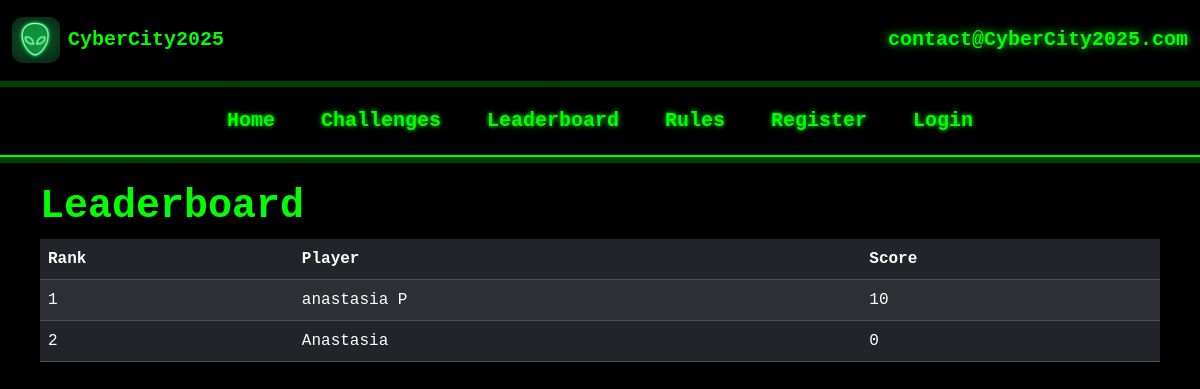
The page /leaderboard on the database as committed earlier.
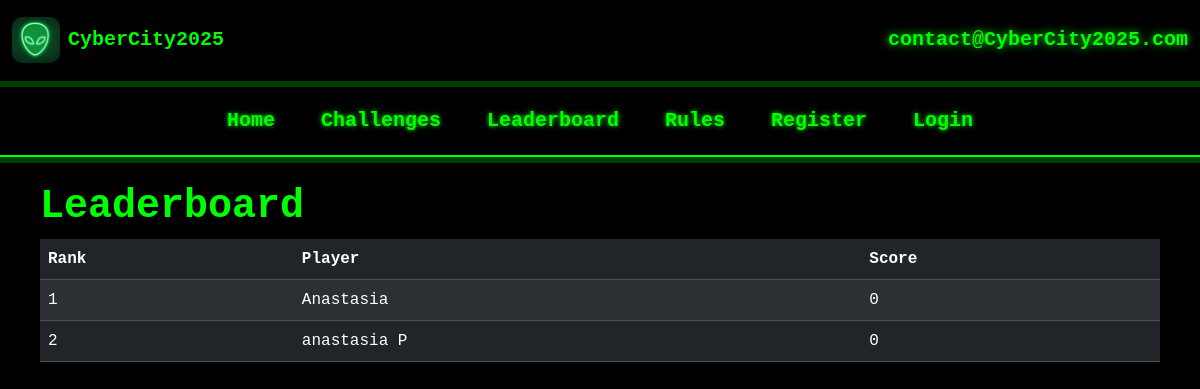
The same page on the database as committed later.
### models.py (models this page shows, shortened)
class User(UserMixin, db.Model):
    id = db.Column(db.Integer, primary_key=True)
    email_address = db.Column(db.String(255), unique=True)
    name = db.Column(db.String(255))
    password_hash = db.Column(db.String(255))
    user_level = db.Column(db.Integer)
    score = db.Column(db.Integer, default=0)
    active = db.Column(db.Boolean)

### app.py (the view)
@app.route('/leaderboard')
def leaderboard():
    users = User.query.order_by(User.score.desc()).limit(10).all()
    return render_template("leaderboard.html", title="Leaderboard", users=users, user=current_user)

### templates/leaderboard.html
{% extends "base.html" %}
{% block rowOneContent %}
<h1 style="color: #00FF00; font-family: monospace; font-weight: bold;">Leaderboard</h1>
<table class="table table-dark table-striped" style="color: #00FF00; font-family: monospace;">
  <thead>
    <tr>
      <th>Rank</th>
      <th>Player</th>
      <th>Score</th>
    </tr>
  </thead>
  <tbody>
    {% for user in users %}
    <tr>
      <td>{{ loop.index }}</td>
      <td>{{ user.name }}</td>
      <td>{{ user.score }}</td>
    </tr>
    {% endfor %}
  </tbody>
</table>
{% endblock %}

### templates/base.html (shortened to what this page needs)
<!DOCTYPE html>
<html lang="en">
<head>
  <link rel="stylesheet" href="/static/css/bootstrap.css" />
  <link rel="stylesheet" href="/static/site.css" />
</head>
<body>
  <section class="section-above-navbar"
    style="background-color: #000; padding: 10px 0; height: 80px; margin-bottom: 1px;">
    <div class="container-fluid h-100">
      <div class="row align-items-center justify-content-between h-100">
        <div class="col-md-auto d-flex align-items-center">
          <img src="/static/images/logo1.png" alt="Logo" class="img-fluid" style="max-width: 4vw; height: auto; filter: brightness(1) invert(0);" />
          <p class="fs-5 mb-0 ms-2" style="color: #00FF00; font-family: monospace; font-weight: bold;">CyberCity2025</p>
        </div>
        <div class="col-md-auto">
         <p class="fs-5 mb-0 text-end" style="color: #00FF00; font-family: 'Courier New', Courier, monospace; font-weight: 600; text-shadow: 0 0 8px #00FF00;">
  contact@CyberCity2025.com
</p>
        </div>
      </div>
    </div>
  </section>
  <hr class="horizontal-line" />
  <nav class="navbar navbar-expand-lg">
    <div class="container-fluid">
      <div class="collapse navbar-collapse justify-content-center" id="navbarNavAltMarkup">
        <div class="navbar-nav text-center">
          <a class="nav-link active" aria-current="page" href="/">Home</a>
          <a class="nav-link" href="/challenges">Challenges</a>
          <a class="nav-link" href="/leaderboard">Leaderboard</a>
          <a class="nav-link" href="/rules">Rules</a>
          {% if user.is_anonymous %}
          <a class="nav-link" href="/register">Register</a>
          <a class="nav-link" href="/login">Login</a>
          {% else %}
          <a class="nav-link" href="/logout">Logout</a>
          {% endif %}
        </div>
      </div>
    </div>
  </nav>
  <hr class="horizontal-line" />
  <div class="container-fluid" style="padding: 20px 40px;">
    <div class="row">
      <div class="col">
        {% block rowOneContent %}{% endblock %}
      </div>
    </div>
  </div>
</body>
</html>

### static/site.css (style rules this page uses)
body { background-color: #000000; color: #00FF00; font-family: 'Courier New', Courier, monospace; margin: 0; padding: 0; }
h1, h2, h3, p, ul, li { color: #00FF00; }
.navbar { background-color: #000000 !important; height: 70px !important; display: flex; justify-content: center; border-bottom: 2px solid #00FF00; }
.navbar a.nav-link { color: #00FF00 !important; font-size: 20px !important; margin: 0 15px; transition: all 0.3s ease; text-shadow: 0 0 5px #00FF00; font-weight: 600; }
.horizontal-line { border-top: 3px solid #00FF00; border-bottom: 3px solid #00FF00; color: #00FF00; margin: 0; }
img { max-width: 100%; height: auto; border-radius: 10px; }
a { color: #00FF00; text-decoration: none; font-weight: 600; }

Rows that differ between the two databases and show on the page:
shown differently, row unchanged: User "Anastasia": moves up the list
changed User "anastasia P": score "10" → "0"
